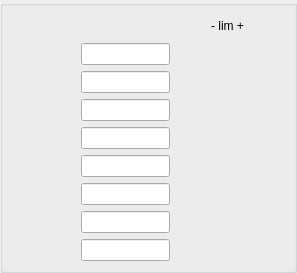
<ui version="4.0">
 <class>TaurusMotorV2</class>
 <widget class="QDialog" name="TaurusMotorV2">
  <property name="geometry">
   <rect>
    <x>0</x>
    <y>0</y>
    <width>297</width>
    <height>272</height>
   </rect>
  </property>
  <property name="sizePolicy">
   <sizepolicy vsizetype="Expanding" hsizetype="Expanding">
    <horstretch>0</horstretch>
    <verstretch>0</verstretch>
   </sizepolicy>
  </property>
  <property name="windowTitle">
   <string>Dialog</string>
  </property>
  <layout class="QGridLayout">
   <property name="leftMargin">
    <number>0</number>
   </property>
   <property name="topMargin">
    <number>0</number>
   </property>
   <property name="rightMargin">
    <number>0</number>
   </property>
   <property name="bottomMargin">
    <number>0</number>
   </property>
   <property name="horizontalSpacing">
    <number>0</number>
   </property>
   <property name="verticalSpacing">
    <number>0</number>
   </property>
   <item row="0" column="0">
    <widget class="TaurusGroupBox" name="TaurusGroupBox">
     <property name="showText">
      <bool>false</bool>
     </property>
     <layout class="QGridLayout">
      <item row="0" column="0">
       <widget class="TaurusStateLed" name="ledState">
        <property name="ledSize">
         <number>24</number>
        </property>
        <property name="useParentModel">
         <bool>true</bool>
        </property>
        <property name="model">
         <string>/State</string>
        </property>
       </widget>
      </item>
      <item row="0" column="1">
       <widget class="TaurusValueLabel" name="labelState">
        <property name="minimumSize">
         <size>
          <width>50</width>
          <height>22</height>
         </size>
        </property>
        <property name="frameShape">
         <enum>QFrame::NoFrame</enum>
        </property>
        <property name="frameShadow">
         <enum>QFrame::Plain</enum>
        </property>
        <property name="showQuality">
         <bool>false</bool>
        </property>
        <property name="useParentModel">
         <bool>true</bool>
        </property>
        <property name="model">
         <string>/State</string>
        </property>
       </widget>
      </item>
      <item row="0" column="3">
       <layout class="QHBoxLayout">
        <item>
         <spacer>
          <property name="orientation">
           <enum>Qt::Horizontal</enum>
          </property>
          <property name="sizeHint">
           <size>
            <width>40</width>
            <height>20</height>
           </size>
          </property>
         </spacer>
        </item>
        <item>
         <widget class="TaurusBoolLed" name="limitN">
          <property name="useParentModel">
           <bool>true</bool>
          </property>
          <property name="ledColor">
           <string>ORANGE</string>
          </property>
          <property name="model">
           <string>/Limit_switches</string>
          </property>
          <property name="boolIndex">
           <number>2</number>
          </property>
         </widget>
        </item>
        <item>
         <widget class="QLabel" name="limitLabel">
          <property name="text">
           <string>- lim +</string>
          </property>
          <property name="alignment">
           <set>Qt::AlignCenter</set>
          </property>
         </widget>
        </item>
       </layout>
      </item>
      <item row="0" column="4">
       <widget class="TaurusBoolLed" name="limitP">
        <property name="useParentModel">
         <bool>true</bool>
        </property>
        <property name="ledColor">
         <string>ORANGE</string>
        </property>
        <property name="model">
         <string>/Limit_switches</string>
        </property>
        <property name="boolIndex">
         <number>1</number>
        </property>
       </widget>
      </item>
      <item row="1" column="0" colspan="2">
       <widget class="TaurusLabel" name="positionLabel">
        <property name="useParentModel">
         <bool>true</bool>
        </property>
        <property name="suffixText">
         <string>:</string>
        </property>
        <property name="model">
         <string>/Position?configuration=label</string>
        </property>
       </widget>
      </item>
      <item row="1" column="2">
       <widget class="TaurusValueLineEdit" name="positionWrite">
        <property name="sizePolicy">
         <sizepolicy vsizetype="Fixed" hsizetype="Expanding">
          <horstretch>0</horstretch>
          <verstretch>0</verstretch>
         </sizepolicy>
        </property>
        <property name="minimumSize">
         <size>
          <width>70</width>
          <height>22</height>
         </size>
        </property>
        <property name="useParentModel">
         <bool>true</bool>
        </property>
        <property name="model">
         <string>/Position</string>
        </property>
       </widget>
      </item>
      <item row="1" column="3">
       <widget class="TaurusValueLabel" name="positionRead">
        <property name="sizePolicy">
         <sizepolicy vsizetype="Fixed" hsizetype="Expanding">
          <horstretch>0</horstretch>
          <verstretch>0</verstretch>
         </sizepolicy>
        </property>
        <property name="minimumSize">
         <size>
          <width>50</width>
          <height>22</height>
         </size>
        </property>
        <property name="useParentModel">
         <bool>true</bool>
        </property>
        <property name="model">
         <string>/Position</string>
        </property>
        <property name="buddy">
         <cstring/>
        </property>
       </widget>
      </item>
      <item row="1" column="4">
       <widget class="TaurusLabel" name="positionUnits">
        <property name="sizePolicy">
         <sizepolicy vsizetype="Preferred" hsizetype="Expanding">
          <horstretch>0</horstretch>
          <verstretch>0</verstretch>
         </sizepolicy>
        </property>
        <property name="minimumSize">
         <size>
          <width>35</width>
          <height>22</height>
         </size>
        </property>
        <property name="maximumSize">
         <size>
          <width>35</width>
          <height>16777215</height>
         </size>
        </property>
        <property name="useParentModel">
         <bool>true</bool>
        </property>
        <property name="model">
         <string>/Position?configuration=unit</string>
        </property>
       </widget>
      </item>
      <item row="2" column="0" colspan="2">
       <widget class="TaurusLabel" name="velocityLabel">
        <property name="useParentModel">
         <bool>true</bool>
        </property>
        <property name="suffixText">
         <string>:</string>
        </property>
        <property name="model">
         <string>/Velocity?configuration=label</string>
        </property>
       </widget>
      </item>
      <item row="2" column="2">
       <widget class="TaurusValueLineEdit" name="velocityWrite">
        <property name="sizePolicy">
         <sizepolicy vsizetype="Fixed" hsizetype="Expanding">
          <horstretch>0</horstretch>
          <verstretch>0</verstretch>
         </sizepolicy>
        </property>
        <property name="minimumSize">
         <size>
          <width>70</width>
          <height>22</height>
         </size>
        </property>
        <property name="useParentModel">
         <bool>true</bool>
        </property>
        <property name="model">
         <string>/Velocity</string>
        </property>
       </widget>
      </item>
      <item row="2" column="3">
       <widget class="TaurusValueLabel" name="velocityRead">
        <property name="sizePolicy">
         <sizepolicy vsizetype="Fixed" hsizetype="Expanding">
          <horstretch>0</horstretch>
          <verstretch>0</verstretch>
         </sizepolicy>
        </property>
        <property name="minimumSize">
         <size>
          <width>50</width>
          <height>22</height>
         </size>
        </property>
        <property name="useParentModel">
         <bool>true</bool>
        </property>
        <property name="model">
         <string>/Velocity</string>
        </property>
        <property name="buddy">
         <cstring/>
        </property>
       </widget>
      </item>
      <item row="2" column="4">
       <widget class="TaurusLabel" name="velocityUnits">
        <property name="sizePolicy">
         <sizepolicy vsizetype="Preferred" hsizetype="Expanding">
          <horstretch>0</horstretch>
          <verstretch>0</verstretch>
         </sizepolicy>
        </property>
        <property name="minimumSize">
         <size>
          <width>35</width>
          <height>22</height>
         </size>
        </property>
        <property name="maximumSize">
         <size>
          <width>35</width>
          <height>16777215</height>
         </size>
        </property>
        <property name="useParentModel">
         <bool>true</bool>
        </property>
        <property name="model">
         <string>/Velocity?configuration=unit</string>
        </property>
       </widget>
      </item>
      <item row="3" column="0" colspan="2">
       <widget class="TaurusLabel" name="accelLabel">
        <property name="useParentModel">
         <bool>true</bool>
        </property>
        <property name="suffixText">
         <string>:</string>
        </property>
        <property name="model">
         <string>/Acceleration?configuration=label</string>
        </property>
       </widget>
      </item>
      <item row="3" column="2">
       <widget class="TaurusValueLineEdit" name="accelWrite">
        <property name="sizePolicy">
         <sizepolicy vsizetype="Fixed" hsizetype="Expanding">
          <horstretch>0</horstretch>
          <verstretch>0</verstretch>
         </sizepolicy>
        </property>
        <property name="minimumSize">
         <size>
          <width>70</width>
          <height>22</height>
         </size>
        </property>
        <property name="useParentModel">
         <bool>true</bool>
        </property>
        <property name="model">
         <string>/Acceleration</string>
        </property>
       </widget>
      </item>
      <item row="3" column="3">
       <widget class="TaurusValueLabel" name="accelRead">
        <property name="sizePolicy">
         <sizepolicy vsizetype="Fixed" hsizetype="Expanding">
          <horstretch>0</horstretch>
          <verstretch>0</verstretch>
         </sizepolicy>
        </property>
        <property name="minimumSize">
         <size>
          <width>50</width>
          <height>22</height>
         </size>
        </property>
        <property name="useParentModel">
         <bool>true</bool>
        </property>
        <property name="model">
         <string>/Acceleration</string>
        </property>
        <property name="buddy">
         <cstring/>
        </property>
       </widget>
      </item>
      <item row="3" column="4">
       <widget class="TaurusLabel" name="accelUnits">
        <property name="sizePolicy">
         <sizepolicy vsizetype="Preferred" hsizetype="Expanding">
          <horstretch>0</horstretch>
          <verstretch>0</verstretch>
         </sizepolicy>
        </property>
        <property name="minimumSize">
         <size>
          <width>35</width>
          <height>22</height>
         </size>
        </property>
        <property name="maximumSize">
         <size>
          <width>35</width>
          <height>16777215</height>
         </size>
        </property>
        <property name="useParentModel">
         <bool>true</bool>
        </property>
        <property name="model">
         <string>/Acceleration?configuration=unit</string>
        </property>
       </widget>
      </item>
      <item row="4" column="0" colspan="2">
       <widget class="TaurusLabel" name="decelLabel">
        <property name="useParentModel">
         <bool>true</bool>
        </property>
        <property name="suffixText">
         <string>:</string>
        </property>
        <property name="model">
         <string>/Deceleration?configuration=label</string>
        </property>
       </widget>
      </item>
      <item row="4" column="2">
       <widget class="TaurusValueLineEdit" name="decelWrite">
        <property name="sizePolicy">
         <sizepolicy vsizetype="Fixed" hsizetype="Expanding">
          <horstretch>0</horstretch>
          <verstretch>0</verstretch>
         </sizepolicy>
        </property>
        <property name="minimumSize">
         <size>
          <width>70</width>
          <height>22</height>
         </size>
        </property>
        <property name="useParentModel">
         <bool>true</bool>
        </property>
        <property name="model">
         <string>/Deceleration</string>
        </property>
       </widget>
      </item>
      <item row="4" column="3">
       <widget class="TaurusValueLabel" name="decelRead">
        <property name="sizePolicy">
         <sizepolicy vsizetype="Fixed" hsizetype="Expanding">
          <horstretch>0</horstretch>
          <verstretch>0</verstretch>
         </sizepolicy>
        </property>
        <property name="minimumSize">
         <size>
          <width>50</width>
          <height>22</height>
         </size>
        </property>
        <property name="useParentModel">
         <bool>true</bool>
        </property>
        <property name="model">
         <string>/Deceleration</string>
        </property>
        <property name="buddy">
         <cstring/>
        </property>
       </widget>
      </item>
      <item row="4" column="4">
       <widget class="TaurusLabel" name="decelUnits">
        <property name="sizePolicy">
         <sizepolicy vsizetype="Preferred" hsizetype="Expanding">
          <horstretch>0</horstretch>
          <verstretch>0</verstretch>
         </sizepolicy>
        </property>
        <property name="minimumSize">
         <size>
          <width>35</width>
          <height>22</height>
         </size>
        </property>
        <property name="maximumSize">
         <size>
          <width>35</width>
          <height>16777215</height>
         </size>
        </property>
        <property name="useParentModel">
         <bool>true</bool>
        </property>
        <property name="model">
         <string>/Deceleration?configuration=unit</string>
        </property>
       </widget>
      </item>
      <item row="5" column="0" colspan="2">
       <widget class="TaurusLabel" name="offsetLabel">
        <property name="useParentModel">
         <bool>true</bool>
        </property>
        <property name="suffixText">
         <string>:</string>
        </property>
        <property name="model">
         <string>/Offset?configuration=label</string>
        </property>
       </widget>
      </item>
      <item row="5" column="2">
       <widget class="TaurusValueLineEdit" name="offsetWrite">
        <property name="sizePolicy">
         <sizepolicy vsizetype="Fixed" hsizetype="Expanding">
          <horstretch>0</horstretch>
          <verstretch>0</verstretch>
         </sizepolicy>
        </property>
        <property name="minimumSize">
         <size>
          <width>70</width>
          <height>22</height>
         </size>
        </property>
        <property name="useParentModel">
         <bool>true</bool>
        </property>
        <property name="model">
         <string>/Offset</string>
        </property>
       </widget>
      </item>
      <item row="5" column="3">
       <widget class="TaurusValueLabel" name="offsetRead">
        <property name="sizePolicy">
         <sizepolicy vsizetype="Fixed" hsizetype="Expanding">
          <horstretch>0</horstretch>
          <verstretch>0</verstretch>
         </sizepolicy>
        </property>
        <property name="minimumSize">
         <size>
          <width>50</width>
          <height>22</height>
         </size>
        </property>
        <property name="useParentModel">
         <bool>true</bool>
        </property>
        <property name="model">
         <string>/Offset</string>
        </property>
        <property name="buddy">
         <cstring/>
        </property>
       </widget>
      </item>
      <item row="5" column="4">
       <widget class="TaurusLabel" name="offsetUnits">
        <property name="sizePolicy">
         <sizepolicy vsizetype="Preferred" hsizetype="Expanding">
          <horstretch>0</horstretch>
          <verstretch>0</verstretch>
         </sizepolicy>
        </property>
        <property name="minimumSize">
         <size>
          <width>35</width>
          <height>22</height>
         </size>
        </property>
        <property name="maximumSize">
         <size>
          <width>35</width>
          <height>16777215</height>
         </size>
        </property>
        <property name="useParentModel">
         <bool>true</bool>
        </property>
        <property name="model">
         <string>/Offset?configuration=unit</string>
        </property>
       </widget>
      </item>
      <item row="6" column="0" colspan="2">
       <widget class="TaurusLabel" name="baseRateLabel">
        <property name="useParentModel">
         <bool>true</bool>
        </property>
        <property name="suffixText">
         <string>:</string>
        </property>
        <property name="model">
         <string>/Base_rate?configuration=label</string>
        </property>
       </widget>
      </item>
      <item row="6" column="2">
       <widget class="TaurusValueLineEdit" name="baseRateWrite">
        <property name="sizePolicy">
         <sizepolicy vsizetype="Fixed" hsizetype="Expanding">
          <horstretch>0</horstretch>
          <verstretch>0</verstretch>
         </sizepolicy>
        </property>
        <property name="minimumSize">
         <size>
          <width>70</width>
          <height>22</height>
         </size>
        </property>
        <property name="useParentModel">
         <bool>true</bool>
        </property>
        <property name="model">
         <string>/Base_rate</string>
        </property>
       </widget>
      </item>
      <item row="6" column="3">
       <widget class="TaurusValueLabel" name="baseRateRead">
        <property name="sizePolicy">
         <sizepolicy vsizetype="Fixed" hsizetype="Expanding">
          <horstretch>0</horstretch>
          <verstretch>0</verstretch>
         </sizepolicy>
        </property>
        <property name="minimumSize">
         <size>
          <width>50</width>
          <height>22</height>
         </size>
        </property>
        <property name="useParentModel">
         <bool>true</bool>
        </property>
        <property name="model">
         <string>/Base_rate</string>
        </property>
       </widget>
      </item>
      <item row="6" column="4">
       <widget class="TaurusLabel" name="baseRateUnits">
        <property name="sizePolicy">
         <sizepolicy vsizetype="Preferred" hsizetype="Expanding">
          <horstretch>0</horstretch>
          <verstretch>0</verstretch>
         </sizepolicy>
        </property>
        <property name="minimumSize">
         <size>
          <width>35</width>
          <height>22</height>
         </size>
        </property>
        <property name="maximumSize">
         <size>
          <width>35</width>
          <height>16777215</height>
         </size>
        </property>
        <property name="useParentModel">
         <bool>true</bool>
        </property>
        <property name="model">
         <string>/Base_rate?configuration=unit</string>
        </property>
       </widget>
      </item>
      <item row="7" column="0" colspan="2">
       <widget class="TaurusLabel" name="stepsUnitLabel">
        <property name="useParentModel">
         <bool>true</bool>
        </property>
        <property name="suffixText">
         <string>:</string>
        </property>
        <property name="model">
         <string>/Step_per_unit?configuration=label</string>
        </property>
       </widget>
      </item>
      <item row="7" column="2">
       <widget class="TaurusValueLineEdit" name="stepsUnitsWrite">
        <property name="sizePolicy">
         <sizepolicy vsizetype="Fixed" hsizetype="Expanding">
          <horstretch>0</horstretch>
          <verstretch>0</verstretch>
         </sizepolicy>
        </property>
        <property name="minimumSize">
         <size>
          <width>70</width>
          <height>22</height>
         </size>
        </property>
        <property name="useParentModel">
         <bool>true</bool>
        </property>
        <property name="model">
         <string>/Step_per_unit</string>
        </property>
       </widget>
      </item>
      <item row="7" column="3">
       <widget class="TaurusValueLabel" name="stepsUnitRead">
        <property name="sizePolicy">
         <sizepolicy vsizetype="Fixed" hsizetype="Expanding">
          <horstretch>0</horstretch>
          <verstretch>0</verstretch>
         </sizepolicy>
        </property>
        <property name="minimumSize">
         <size>
          <width>50</width>
          <height>22</height>
         </size>
        </property>
        <property name="useParentModel">
         <bool>true</bool>
        </property>
        <property name="model">
         <string>/Step_per_unit</string>
        </property>
        <property name="buddy">
         <cstring/>
        </property>
       </widget>
      </item>
      <item row="7" column="4">
       <widget class="TaurusLabel" name="stepsUnitUnits">
        <property name="sizePolicy">
         <sizepolicy vsizetype="Preferred" hsizetype="Expanding">
          <horstretch>0</horstretch>
          <verstretch>0</verstretch>
         </sizepolicy>
        </property>
        <property name="minimumSize">
         <size>
          <width>35</width>
          <height>22</height>
         </size>
        </property>
        <property name="maximumSize">
         <size>
          <width>35</width>
          <height>16777215</height>
         </size>
        </property>
        <property name="useParentModel">
         <bool>true</bool>
        </property>
        <property name="model">
         <string>/Step_per_unit?configuration=unit</string>
        </property>
       </widget>
      </item>
      <item row="8" column="0" colspan="2">
       <widget class="TaurusLabel" name="backlashLabel">
        <property name="useParentModel">
         <bool>true</bool>
        </property>
        <property name="suffixText">
         <string>:</string>
        </property>
        <property name="model">
         <string>/Backlash?configuration=label</string>
        </property>
       </widget>
      </item>
      <item row="8" column="2">
       <widget class="TaurusValueLineEdit" name="backlashWrite">
        <property name="sizePolicy">
         <sizepolicy vsizetype="Fixed" hsizetype="Expanding">
          <horstretch>0</horstretch>
          <verstretch>0</verstretch>
         </sizepolicy>
        </property>
        <property name="minimumSize">
         <size>
          <width>70</width>
          <height>22</height>
         </size>
        </property>
        <property name="useParentModel">
         <bool>true</bool>
        </property>
        <property name="model">
         <string>/Backlash</string>
        </property>
       </widget>
      </item>
      <item row="8" column="3">
       <widget class="TaurusValueLabel" name="backlashRead">
        <property name="sizePolicy">
         <sizepolicy vsizetype="Fixed" hsizetype="Expanding">
          <horstretch>0</horstretch>
          <verstretch>0</verstretch>
         </sizepolicy>
        </property>
        <property name="minimumSize">
         <size>
          <width>50</width>
          <height>22</height>
         </size>
        </property>
        <property name="useParentModel">
         <bool>true</bool>
        </property>
        <property name="model">
         <string>/Backlash</string>
        </property>
       </widget>
      </item>
      <item row="8" column="4">
       <widget class="TaurusLabel" name="backlashUnits">
        <property name="sizePolicy">
         <sizepolicy vsizetype="Preferred" hsizetype="Expanding">
          <horstretch>0</horstretch>
          <verstretch>0</verstretch>
         </sizepolicy>
        </property>
        <property name="minimumSize">
         <size>
          <width>35</width>
          <height>22</height>
         </size>
        </property>
        <property name="maximumSize">
         <size>
          <width>35</width>
          <height>16777215</height>
         </size>
        </property>
        <property name="useParentModel">
         <bool>true</bool>
        </property>
        <property name="model">
         <string>/Backlash?configuration=unit</string>
        </property>
       </widget>
      </item>
     </layout>
    </widget>
   </item>
  </layout>
 </widget>
 <customwidgets>
  <customwidget>
   <class>TaurusGroupBox</class>
   <extends>QGroupBox</extends>
   <header>taurus.qt.qtgui.container</header>
   <container>1</container>
  </customwidget>
  <customwidget>
   <class>TaurusStateLed</class>
   <extends>QLabel</extends>
   <header>taurus.qt.qtgui.display</header>
  </customwidget>
  <customwidget>
   <class>TaurusBoolLed</class>
   <extends>QLabel</extends>
   <header>taurus.qt.qtgui.display</header>
  </customwidget>
  <customwidget>
   <class>TaurusValueLineEdit</class>
   <extends>QLineEdit</extends>
   <header>taurus.qt.qtgui.input</header>
  </customwidget>
  <customwidget>
   <class>TaurusLabel</class>
   <extends>QLabel</extends>
   <header>taurus.qt.qtgui.display</header>
  </customwidget>
  <customwidget>
   <class>TaurusValueLabel</class>
   <extends>QLabel</extends>
   <header>taurus.qt.qtgui.display</header>
  </customwidget>
 </customwidgets>
 <resources/>
 <connections/>
</ui>
